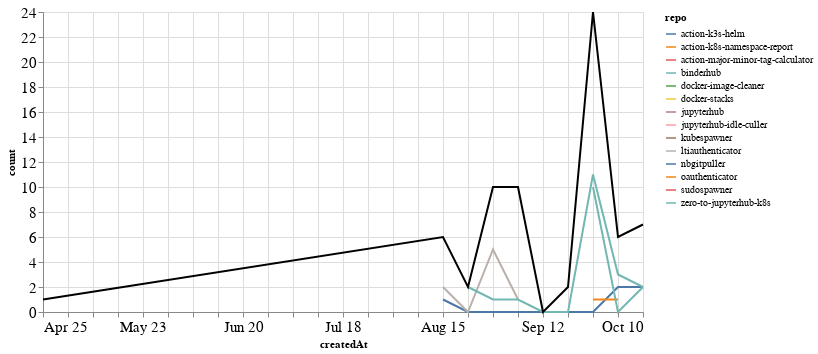

The cell this chart's notebook holds for it:
### Markdown cell above
### PRs

### Code cell
prs_time = prs.groupby('repo').resample('W', on='createdAt').count()['author'].reset_index()
prs_time = prs_time.rename(columns={'author': 'count'})
prs_time_total = prs_time.groupby('createdAt').agg({"count": "sum"}).reset_index()

ch1 = alt.Chart(prs_time, width=600).mark_line().encode(
    x='createdAt',
    y='count',
    color='repo',
    tooltip="repo"
)

ch2 = alt.Chart(prs_time_total, width=600).mark_line(color="black").encode(
    x='createdAt',
    y='count',
)

ch1 + ch2

### Figure 1 — Vega-Lite specification as saved in the notebook (floating-point values rounded to 4 significant figures)
{"config": {"axisLeft": {"labelFontSize": 15}, "axisBottom": {"labelFontSize": 15}}, "layer": [{"data": {"name": "data-4577c06d83f81228296b26ae79773639"}, "mark": "line", "encoding": {"color": {"type": "nominal", "field": "repo"}, "tooltip": {"type": "nominal", "field": "repo"}, "x": {"type": "temporal", "field": "createdAt"}, "y": {"type": "quantitative", "field": "count"}}, "width": 600}, {"data": {"name": "data-452c44ac7f856d3263f4b7a5699717a8"}, "mark": {"type": "line", "color": "black"}, "encoding": {"x": {"type": "temporal", "field": "createdAt"}, "y": {"type": "quantitative", "field": "count"}}, "width": 600}], "$schema": "https://vega.github.io/schema/vega-lite/v4.8.1.json", "datasets": {"data-4577c06d83f81228296b26ae79773639": [{"repo": "action-k3s-helm", "createdAt": "2021-08-15T00:00:00", "count": 1}, {"repo": "action-k3s-helm", "createdAt": "2021-08-22T00:00:00", "count": 0}, {"repo": "action-k3s-helm", "createdAt": "2021-08-29T00:00:00", "count": 0}, {"repo": "action-k3s-helm", "createdAt": "2021-09-05T00:00:00", "count": 0}, {"repo": "action-k3s-helm", "createdAt": "2021-09-12T00:00:00", "count": 0}, {"repo": "action-k3s-helm", "createdAt": "2021-09-19T00:00:00", "count": 0}, {"repo": "action-k3s-helm", "createdAt": "2021-09-26T00:00:00", "count": 0}, {"repo": "action-k3s-helm", "createdAt": "2021-10-03T00:00:00", "count": 2}, {"repo": "action-k3s-helm", "createdAt": "2021-10-10T00:00:00", "count": 2}, {"repo": "action-k8s-namespace-report", "createdAt": "2021-09-26T00:00:00", "count": 1}, {"repo": "action-k8s-namespace-report", "createdAt": "2021-10-03T00:00:00", "count": 1}, {"repo": "action-major-minor-tag-calculator", "createdAt": "2021-09-26T00:00:00", "count": 1}, {"repo": "binderhub", "createdAt": "2021-09-26T00:00:00", "count": 10}, {"repo": "binderhub", "createdAt": "2021-10-03T00:00:00", "count": 0}, {"repo": "binderhub", "createdAt": "2021-10-10T00:00:00", "count": 2}, {"repo": "docker-image-cleaner", "createdAt": "2021-09-19T00:00:00", "count": 2}, {"repo": "docker-stacks", "createdAt": "2021-08-15T00:00:00", "count": 2}, {"repo": "jupyterhub", "createdAt": "2021-08-29T00:00:00", "count": 4}, {"repo": "jupyterhub-idle-culler", "createdAt": "2021-09-26T00:00:00", "count": 1}, {"repo": "kubespawner", "createdAt": "2021-10-10T00:00:00", "count": 1}, {"repo": "ltiauthenticator", "createdAt": "2021-08-15T00:00:00", "count": 2}, {"repo": "ltiauthenticator", "createdAt": "2021-08-22T00:00:00", "count": 0}, {"repo": "ltiauthenticator", "createdAt": "2021-08-29T00:00:00", "count": 5}, {"repo": "ltiauthenticator", "createdAt": "2021-09-05T00:00:00", "count": 1}, {"repo": "nbgitpuller", "createdAt": "2021-09-05T00:00:00", "count": 8}, {"repo": "oauthenticator", "createdAt": "2021-08-15T00:00:00", "count": 1}, {"repo": "sudospawner", "createdAt": "2021-04-25T00:00:00", "count": 1}, {"repo": "zero-to-jupyterhub-k8s", "createdAt": "2021-08-22T00:00:00", "count": 2}, {"repo": "zero-to-jupyterhub-k8s", "createdAt": "2021-08-29T00:00:00", "count": 1}, {"repo": "zero-to-jupyterhub-k8s", "createdAt": "2021-09-05T00:00:00", "count": 1}, {"repo": "zero-to-jupyterhub-k8s", "createdAt": "2021-09-12T00:00:00", "count": 0}, {"repo": "zero-to-jupyterhub-k8s", "createdAt": "2021-09-19T00:00:00", "count": 0}, {"repo": "zero-to-jupyterhub-k8s", "createdAt": "2021-09-26T00:00:00", "count": 11}, {"repo": "zero-to-jupyterhub-k8s", "createdAt": "2021-10-03T00:00:00", "count": 3}, {"repo": "zero-to-jupyterhub-k8s", "createdAt": "2021-10-10T00:00:00", "count": 2}], "data-452c44ac7f856d3263f4b7a5699717a8": [{"createdAt": "2021-04-25T00:00:00", "count": 1}, {"createdAt": "2021-08-15T00:00:00", "count": 6}, {"createdAt": "2021-08-22T00:00:00", "count": 2}, {"createdAt": "2021-08-29T00:00:00", "count": 10}, {"createdAt": "2021-09-05T00:00:00", "count": 10}, {"createdAt": "2021-09-12T00:00:00", "count": 0}, {"createdAt": "2021-09-19T00:00:00", "count": 2}, {"createdAt": "2021-09-26T00:00:00", "count": 24}, {"createdAt": "2021-10-03T00:00:00", "count": 6}, {"createdAt": "2021-10-10T00:00:00", "count": 7}]}}
